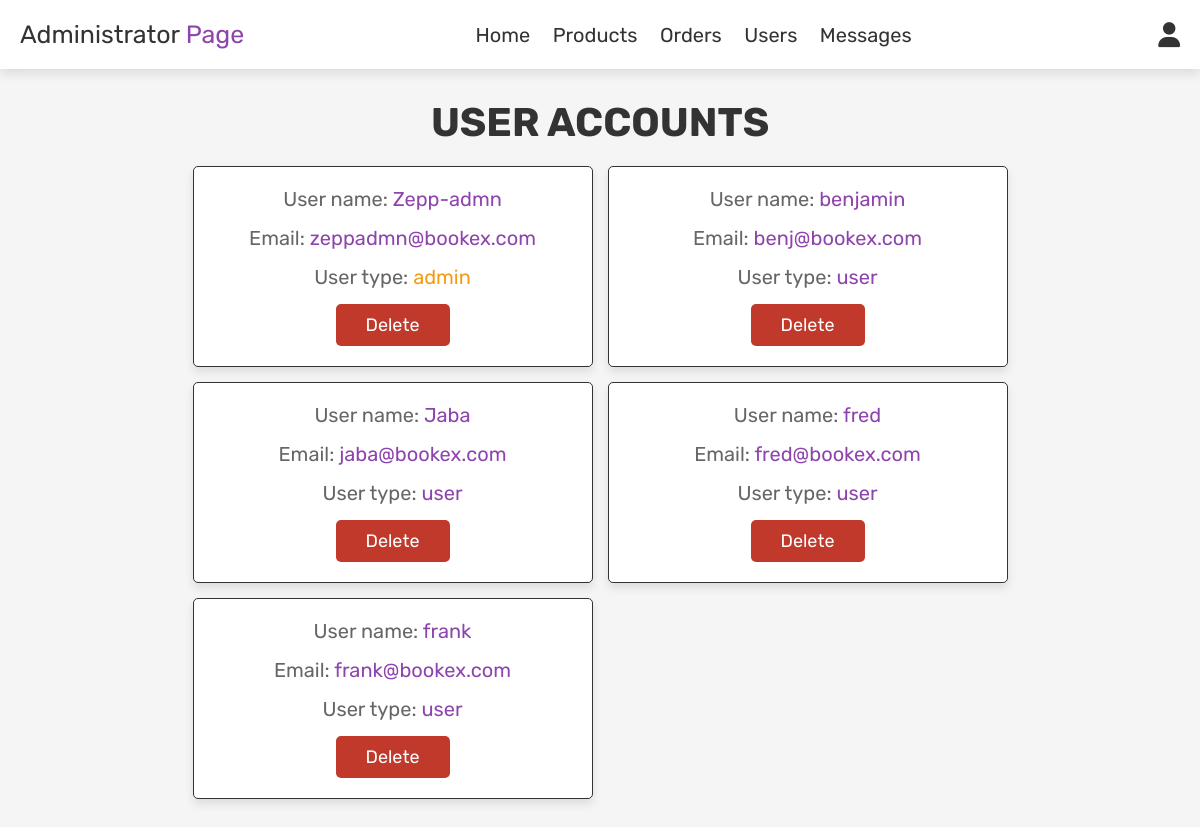
Screenshot of /project-core/admin-users.php (signed in) with the database file from the repository.
### tables this page shows
CREATE TABLE `users` (
  `id` int NOT NULL,
  `name` varchar(100) NOT NULL,
  `email` varchar(100) NOT NULL,
  `password` varchar(100) NOT NULL,
  `user_type` varchar(20) NOT NULL DEFAULT 'user'
);

### project-core/admin-users.php (the view, shortened to what this page needs)
<?php
include './config.php';
?>
<!DOCTYPE html>
<html lang="en">
<head>
  <link rel="stylesheet" href="https://cdnjs.cloudflare.com/ajax/libs/font-awesome/6.2.0/css/all.min.css">
  <link rel="stylesheet" href="./styles/admin-style.css?v=<?= time() ?>">
</head>
<body>
  <?php include './admin-header.php' ?>
  <section class="users">
    <h1 class="title">user accounts</h1>
    <div class="box-container">
      <?php
        $select_users = mysqli_query($conn, "SELECT * FROM `users`") or die('Query failed');
        while ($fetch_users = mysqli_fetch_assoc($select_users)) {
      ?>
      <div class="box">
        <p>User name: <span><?= $fetch_users['name'] ?></span></p>
        <p>Email: <span><?= $fetch_users['email'] ?></span></p>
        <p>User type: <span style="color:
        <?php
          if ($fetch_users['user_type'] == 'admin') {
            echo 'var(--orange)';
          }
        ?>"><?= $fetch_users['user_type'] ?></span></p>
        <a href="./admin-users.php?delete=<?= $fetch_users['id'] ?>" onclick="return confirm('Delete this user?')" class="delete-btn">delete</a>
      </div>
      <?php
        };
      ?>
    </div>
  </section>
</body>
</html>

### project-core/styles/admin-style.css (style rules this page uses)
:root { --purple: #8e44ad; --red: #c0392b; --orange: #f39c12; --black: #333; --white: #fff; --light-color: #666; --light-white: #ccc; --light-bg: #f5f5f5; --border: .1rem solid var(--black); --box-shadow: 0 .5rem 1rem rgba(0,0,0,.1); }
* { font-family: 'Rubik', sans-serif; margin: 0; padding: 0; box-sizing: border-box; outline: none; border: none; text-decoration: none; transition: all .2s linear; }
html { font-size: 62.5%; overflow-x: hidden; }
body { background-color: var(--light-bg); }
section { padding: 3rem 2rem; }
.title { text-align: center; margin-bottom: 2rem; text-transform: uppercase; color: var(--black); font-size: 4rem; }
.btn, .option-btn, .delete-btn, .white-btn { display: inline-block; margin-top: 1rem; padding: 1rem 3rem; cursor: pointer; color: var(--white); font-size: 1.8rem; border-radius: .5rem; text-transform: capitalize; }
.delete-btn { background-color: var(--red); }
.users .box-container { display: grid; grid-template-columns: repeat(auto-fit, 40rem); justify-content: center; gap: 1.5rem; max-width: 1200px; margin: 0 auto; align-items: flex-start; }
.users .box-container .box { height: 100%; background-color: var(--white); padding: 2rem; border: var(--border); box-shadow: var(--box-shadow); border-radius: .5rem; text-align: center; display: flex; flex-direction: column; justify-content: space-between; align-items: center; }
.users .box-container .box p { padding-bottom: 1.5rem; font-size: 2rem; color: var(--light-color); }
.users .box-container .box p span { color: var(--purple); }
.users .box-container .box .delete-btn { margin-top: 0; }

### rows the page displays
users: name "Zepp-admn", email "zeppadmn@bookex.com", user_type "admin"
users: name "benjamin", email "benj@bookex.com", user_type "user"
users: name "Jaba", email "jaba@bookex.com", user_type "user"
users: name "fred", email "fred@bookex.com", user_type "user"
users: name "frank", email "frank@bookex.com", user_type "user"
